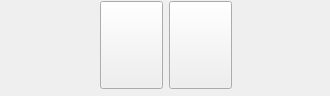
                 <widget class="QWidget" name="srcMainJ4">
                  <property name="geometry">
                   <rect>
                    <x>0</x>
                    <y>0</y>
                    <width>330</width>
                    <height>96</height>
                   </rect>
                  </property>
                  <widget class="QWidget" name="layoutWidget_5">
                   <property name="geometry">
                    <rect>
                     <x>10</x>
                     <y>0</y>
                     <width>311</width>
                     <height>90</height>
                    </rect>
                   </property>
                   <layout class="QHBoxLayout" name="horizontalLayout_3">
                    <item>
                     <spacer name="horizontalSpacer_9">
                      <property name="orientation">
                       <enum>Qt::Horizontal</enum>
                      </property>
                      <property name="sizeHint" stdset="0">
                       <size>
                        <width>40</width>
                        <height>20</height>
                       </size>
                      </property>
                     </spacer>
                    </item>
                    <item>
                     <widget class="QPushButton" name="btnCarteGJ4">
                      <property name="minimumSize">
                       <size>
                        <width>63</width>
                        <height>88</height>
                       </size>
                      </property>
                      <property name="maximumSize">
                       <size>
                        <width>63</width>
                        <height>88</height>
                       </size>
                      </property>
                      <property name="cursor">
                       <cursorShape>PointingHandCursor</cursorShape>
                      </property>
                      <property name="text">
                       <string/>
                      </property>
                     </widget>
                    </item>
                    <item>
                     <widget class="QPushButton" name="btnCarteDJ4">
                      <property name="minimumSize">
                       <size>
                        <width>63</width>
                        <height>88</height>
                       </size>
                      </property>
                      <property name="maximumSize">
                       <size>
                        <width>63</width>
                        <height>88</height>
                       </size>
                      </property>
                      <property name="cursor">
                       <cursorShape>PointingHandCursor</cursorShape>
                      </property>
                      <property name="text">
                       <string/>
                      </property>
                     </widget>
                    </item>
                    <item>
                     <spacer name="horizontalSpacer_10">
                      <property name="orientation">
                       <enum>Qt::Horizontal</enum>
                      </property>
                      <property name="sizeHint" stdset="0">
                       <size>
                        <width>40</width>
                        <height>20</height>
                       </size>
                      </property>
                     </spacer>
                    </item>
                   </layout>
                  </widget>
                 </widget>
